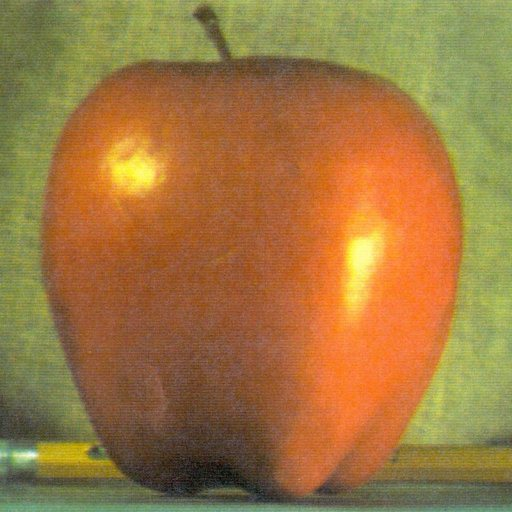
#> input picture apple.jpg, 512 x 512 px, given in place of I3001136_cam_lucid_490_image_raw_2024_06_25_13_48_29_802.png, which was not available; the run also reads 1 picture not shown here
$ jupyter execute --allow-errors visualise_aug.ipynb   (text cells are left out)
#> lines starting #> are read from the running program, lines starting #| are printed output that depends on the picture; after the words box and inside, x2 and y2 are one past the last pixel; in counts of white or black regions, pixels touching at a corner belong together; pictures that were not available may be replaced by others from this repository, and a replacement may not be noted
[cell 1]
import sys
sys.path.append('/home/maria/Documents/projects/anomaly_detection_vehicles')

[cell 2]
import glob
import cv2
import numpy as np
import torch
from torch.utils.data import Dataset
import imgaug.augmenters as iaa
import matplotlib.pyplot as plt

class CustomTrainDataset(Dataset):

    def __init__(self, image_dir, anomaly_source_dir, resize_shape=(256, 256)):
        """
        Args:
            image_dir (string): Directory with all the training images.
            anomaly_source_dir (string): Directory with images to introduce anomalies.
            resize_shape (tuple): Desired image size (height, width).
        """
        self.image_dir = image_dir
        self.anomaly_source_dir = anomaly_source_dir
        self.resize_shape = resize_shape

        # Collect all image paths (supporting .png, .jpg, .jpeg)
        self.image_paths = sorted(glob.glob(f"{image_dir}/*/*.png") + glob.glob(f"{image_dir}/*/*.jpg") + glob.glob(f"{image_dir}/*/*.jpeg"))
        self.anomaly_source_paths = sorted(glob.glob(f"{anomaly_source_dir}/*/*.jpg") + glob.glob(f"{anomaly_source_dir}/*/*.png"))

        if len(self.image_paths) == 0:
            raise ValueError(f"No images found in {image_dir}")

        if len(self.anomaly_source_paths) == 0:
            raise ValueError(f"No anomaly source images found in {anomaly_source_dir}")

        # Define a set of augmentations
        self.augmenters = [
            iaa.GammaContrast((0.5, 2.0), per_channel=True),
            iaa.MultiplyAndAddToBrightness(mul=(0.8, 1.2), add=(-30, 30)),
            iaa.pillike.EnhanceSharpness(),
            iaa.AddToHueAndSaturation((-50, 50), per_channel=True),
            iaa.Solarize(0.5, threshold=(32, 128)),
            iaa.Posterize(),
            iaa.Invert(),
            iaa.pillike.Autocontrast(),
            iaa.pillike.Equalize(),
            iaa.Affine(rotate=(-45, 45))
        ]

        self.rot = iaa.Sequential([iaa.Affine(rotate=(-90, 90))])

    def __len__(self):
        return len(self.image_paths)

    # [94 lines left out: functions randAugmenter, augment_image, transform_image, __getitem__, not called in this run]

[cell 3]
import matplotlib.pyplot as plt

image_dir = '/home/maria/Documents/dataset_splited/agco_dataset/train/'
anomaly_source_dir = '/home/maria/Documents/datasets/dtd/images/'

# Initialize the dataset with the desired method ('perlin' or 'cutpaste')
#> (the rest of this cell did not finish here and is left out)

[cell 4]
import os
import numpy as np
from torch.utils.data import Dataset
import torch
import cv2
import glob
import random
import imgaug.augmenters as iaa # traditional argumentations
from perlin import rand_perlin_2d_np

class FieldTrainDataset(Dataset):

    def __init__(self, image_dir, resize_shape=(256, 256*2), method='perlin', anomaly_source_dir=None):

        self.image_dir = image_dir
        self.anomaly_source_dir = anomaly_source_dir
        self.resize_shape = resize_shape
        self.method = method

        if (self.anomaly_source_dir is None) or (self.method != 'perlin'):
            self.anomaly_source_dir = image_dir

        self.image_paths = sorted(glob.glob(f"{self.image_dir}/*/*.png") + glob.glob(f"{self.image_dir}/*/*.jpg") + glob.glob(f"{self.image_dir}/*/*.jpeg"))
        print(self.image_paths[0])
        if len(self.image_paths) == 0:
            raise ValueError(f"No images found in {image_dir}")

        self.anomaly_source_paths = sorted(glob.glob(f"{self.anomaly_source_dir}/*/*.png") + glob.glob(f"{self.anomaly_source_dir}/*/*.jpg") + glob.glob(f"{self.anomaly_source_dir}/*/*.jpeg"))
        print(self.anomaly_source_paths[0])
        if len(self.anomaly_source_paths) == 0:
            raise ValueError(f"No anomaly source images found in {anomaly_source_dir}")

        self.augmenters = [
            iaa.GammaContrast((0.5, 2.0), per_channel=True),
            iaa.MultiplyAndAddToBrightness(mul=(0.8, 1.2), add=(-30, 30)),
            iaa.pillike.EnhanceSharpness(),
            iaa.AddToHueAndSaturation((-50, 50), per_channel=True),
            iaa.Solarize(0.5, threshold=(32, 128)),
            iaa.Posterize(),
            iaa.Invert(),
            iaa.pillike.Autocontrast(),
            iaa.pillike.Equalize(),
            iaa.Affine(rotate=(-45, 45))
        ]

        self.rot = iaa.Sequential([iaa.Affine(rotate=(-90, 90))])

    def __len__(self):
        return len(self.image_paths)

    # [165 lines left out: functions randAugmenter, perlin, cut_paste_augment, augment_image, transform_image, __getitem__, not called in this run]

[cell 5]
import matplotlib.pyplot as plt

image_dir = '/home/maria/Documents/dataset_splited/agco_dataset/train/'
anomaly_source_dir = '/home/maria/Documents/datasets/dtd/images/'

# Initialize the dataset with the desired method ('perlin' or 'cutpaste')
#> (the rest of this cell did not finish here and is left out)

[cell 6]
class CustomTrainDataset(Dataset):

    # [36 lines left out: function __init__, not called in this run]

    def __len__(self):
        return len(self.image_paths)

    # [88 lines left out: functions randAugmenter, augment_image, transform_image, __getitem__, not called in this run]

[cell 7]
import cv2
import numpy as np
import torch
from torch.utils.data import Dataset
import imgaug.augmenters as iaa
import glob

class CustomTrainDataset(Dataset):

    # [36 lines left out: function __init__, not called in this run]

    def __len__(self):
        return len(self.image_paths)

    # [64 lines left out: functions randAugmenter, augment_image, transform_image, __getitem__, not called in this run]

[cell 8]
#configurations

train_image_path = '/home/maria/Documents/dataset_splited/agco_dataset/train/'
anomaly_source_path = '/home/maria/Documents/datasets/dtd/images/'
resize_image = (256, 256*2)

[cell 9]
class CustomTrainDataset(Dataset):

    # [30 lines left out: function __init__, not called in this run]

    def __len__(self):
        return len(self.image_paths)

    # [84 lines left out: functions randAugmenter, augment_image, transform_image, __getitem__, not called in this run]

[cell 10]
import cv2
import numpy as np
import random
import torch

class DataAugmentor:
    def __init__(self, resize_shape=(256, 256)):
#> further down, image is the input picture: shape (512, 512, 3); mean B, G, R 64.8, 119.7, 159.1
        self.resize_shape = resize_shape

    def randAugmenter(self):
        # Placeholder for a random augmentation function
        return lambda image: image

    def rot(self, image):
        # Placeholder for a rotation function
        return image

    def cut_paste_augment(self, source, destination, num_patches=1, include_scar=True):
        """Apply CutPaste augmentation."""
#> called with num_patches = 5, include_scar = True
        augmented_image = destination.copy()
        height, width, _ = destination.shape
#> height = 256; width = 256
        mask = np.zeros((height, width), dtype=np.uint8)

        for _ in range(num_patches):
            use_scar = include_scar and random.choice([True, False])

            if use_scar:
                patch_width = random.randint(10, 40)
                patch_height = random.randint(50, 200)
            else:
                patch_area_ratio = random.uniform(0.02, 0.15)
                aspect_ratio = random.uniform(0.3, 3.3)
                patch_width = int(np.sqrt(patch_area_ratio * width * height * aspect_ratio))
                patch_height = int(np.sqrt(patch_area_ratio * width * height / aspect_ratio))

                patch_width = min(patch_width, width)
                patch_height = min(patch_height, height)

            source_top_left_x = random.randint(0, source.shape[1] - patch_width)
            source_top_left_y = random.randint(0, source.shape[0] - patch_height)
            patch = source[source_top_left_y:source_top_left_y + patch_height, source_top_left_x:source_top_left_x + patch_width]

            if use_scar:
                angle = random.uniform(0, 360)
                center = (patch_width // 2, patch_height // 2)
                rotation_matrix = cv2.getRotationMatrix2D(center, angle, 1.0)
                patch = cv2.warpAffine(patch, rotation_matrix, (patch_width, patch_height))

            patch_height, patch_width = patch.shape[:2]

            paste_x = random.randint(0, width - patch_width)
            paste_y = random.randint(0, height - patch_height)

            patch = patch[:patch_height, :patch_width]
            augmented_image[paste_y:paste_y + patch_height, paste_x:paste_x + patch_width] = patch
            mask[paste_y:paste_y + patch_height, paste_x:paste_x + patch_width] = 1
#> this loop made 5 passes
#> pass 1, in cut_paste_augment, `patch = source[source_top_left_y:source_top_left_y + patch_height, sou..`:
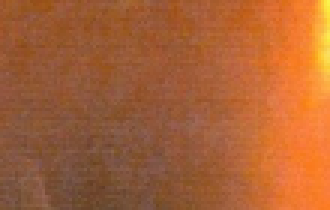
#> patch: shape (70, 110, 3) (shown 3 times larger); mean R, G, B 167.8, 97.1, 53.8
#> pass 2, in cut_paste_augment, `patch = source[source_top_left_y:source_top_left_y + patch_height, sou..`:
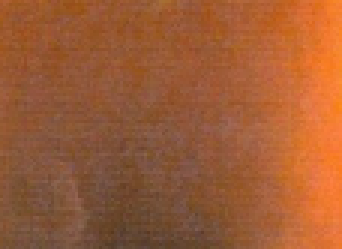
#> patch: shape (83, 114, 3) (shown 3 times larger); mean R, G, B 157.1, 91.8, 53.6
#> pass 3, in cut_paste_augment, `patch = source[source_top_left_y:source_top_left_y + patch_height, sou..`:
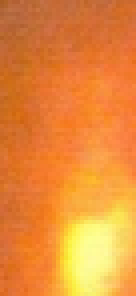
#> patch: shape (74, 34, 3) (shown 4 times larger); mean R, G, B 232.9, 140, 57.7
#> pass 3, in cut_paste_augment, `patch = cv2.warpAffine(patch, rotation_matrix, (patch_width, patch_hei..`:
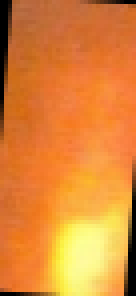
#> patch: shape (74, 34, 3) (shown 4 times larger); mean R, G, B 221.9, 134.2, 55.1
#> after the loop:
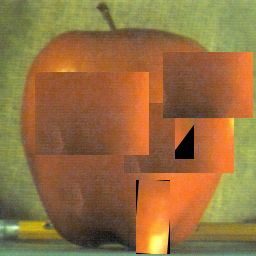
#> augmented_image: shape (256, 256, 3); mean R, G, B 148.4, 111.9, 64.1
#> after the loop:
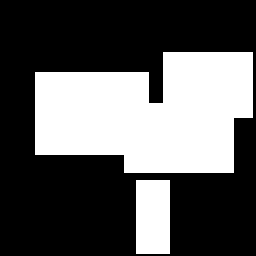
#> mask: shape (256, 256); values 0 (black) and 1 (white), 35.5% white; 2 white regions, box (x1, y1, x2, y2) and area: (35, 52, 253, 173) 20737, (136, 180, 170, 254) 2516

        return augmented_image, mask

    def augment_image(self, image, anomaly_source_path):
        aug = self.randAugmenter()

        # Load and resize the anomaly source image
        anomaly_source_img = cv2.imread(anomaly_source_path)
        anomaly_source_img = cv2.cvtColor(anomaly_source_img, cv2.COLOR_BGR2RGB)
        anomaly_source_img = cv2.resize(anomaly_source_img, (self.resize_shape[1], self.resize_shape[0]))

        # Apply random augmentation to the anomaly source image
        anomaly_img_augmented = aug(image=anomaly_source_img)

        # Apply CutPaste augmentation
        augmented_image, mask = self.cut_paste_augment(anomaly_img_augmented, image, num_patches=5, include_scar=True)

        no_anomaly = torch.rand(1).item()
        if no_anomaly > 0.5:
            return image.astype(np.float32), np.zeros_like(mask, dtype=np.float32), np.array([0.0], dtype=np.float32)
        else:
            augmented_image = augmented_image.astype(np.float32)
            mask = mask.astype(np.float32)
            augmented_image = mask[..., None] * augmented_image + (1 - mask[..., None]) * image
            has_anomaly = 1.0 if np.sum(mask) > 0 else 0.0
            return augmented_image, mask, np.array([has_anomaly], dtype=np.float32)

#> (a cell that did not finish here is left out)

[cell 12]
import glob
import cv2
import numpy as np
import torch
from torch.utils.data import Dataset
import imgaug.augmenters as iaa
import matplotlib.pyplot as plt

class CustomTrainDataset(Dataset):

    def __init__(self, image_dir, anomaly_source_dir, resize_shape=(256, 256)):
        """
        Args:
            image_dir (string): Directory with all the training images.
            anomaly_source_dir (string): Directory with images to introduce anomalies.
            resize_shape (tuple): Desired image size (height, width).
        """
        self.image_dir = image_dir
        self.anomaly_source_dir = anomaly_source_dir
        self.resize_shape = resize_shape

        # Collect all image paths (supporting .png, .jpg, .jpeg)
        self.image_paths = sorted(glob.glob(f"{image_dir}/*/*.png") + glob.glob(f"{image_dir}/*/*.jpg") + glob.glob(f"{image_dir}/*/*.jpeg"))
        self.anomaly_source_paths = sorted(glob.glob(f"{anomaly_source_dir}/*/*.jpg") + glob.glob(f"{anomaly_source_dir}/*/*.png"))

        if len(self.image_paths) == 0:
            raise ValueError(f"No images found in {image_dir}")

        if len(self.anomaly_source_paths) == 0:
            raise ValueError(f"No anomaly source images found in {anomaly_source_dir}")

        # Define a set of augmentations
        self.augmenters = [
            iaa.GammaContrast((0.5, 2.0), per_channel=True),
            iaa.MultiplyAndAddToBrightness(mul=(0.8, 1.2), add=(-30, 30)),
            iaa.pillike.EnhanceSharpness(),
            iaa.AddToHueAndSaturation((-50, 50), per_channel=True),
            iaa.Solarize(0.5, threshold=(32, 128)),
            iaa.Posterize(),
            iaa.Invert(),
            iaa.pillike.Autocontrast(),
            iaa.pillike.Equalize(),
            iaa.Affine(rotate=(-45, 45))
        ]

        self.rot = iaa.Sequential([iaa.Affine(rotate=(-90, 90))])

    def __len__(self):
        return len(self.image_paths)

    # [88 lines left out: functions randAugmenter, augment_image, transform_image, __getitem__, not called in this run]

[cell 13]
import cv2
import numpy as np
import random
import matplotlib.pyplot as plt

# [53 lines left out: function cut_paste_augment, not called in this run]

#> (the rest of this cell did not finish here and is left out)

#> (a cell that did not finish here is left out)

#> (a cell that did not finish here is left out)

[cell 16]
fig, axes = plt.subplots(1, 4, figsize=(20, 5))

# Original Image
image = cv2.cvtColor(image, cv2.COLOR_BGR2RGB)
axes[0].imshow(image)
axes[0].set_title("Original Image")
axes[0].axis("off")

# Augmented Image with Anomalies
#> (the rest of this cell did not finish here and is left out)
